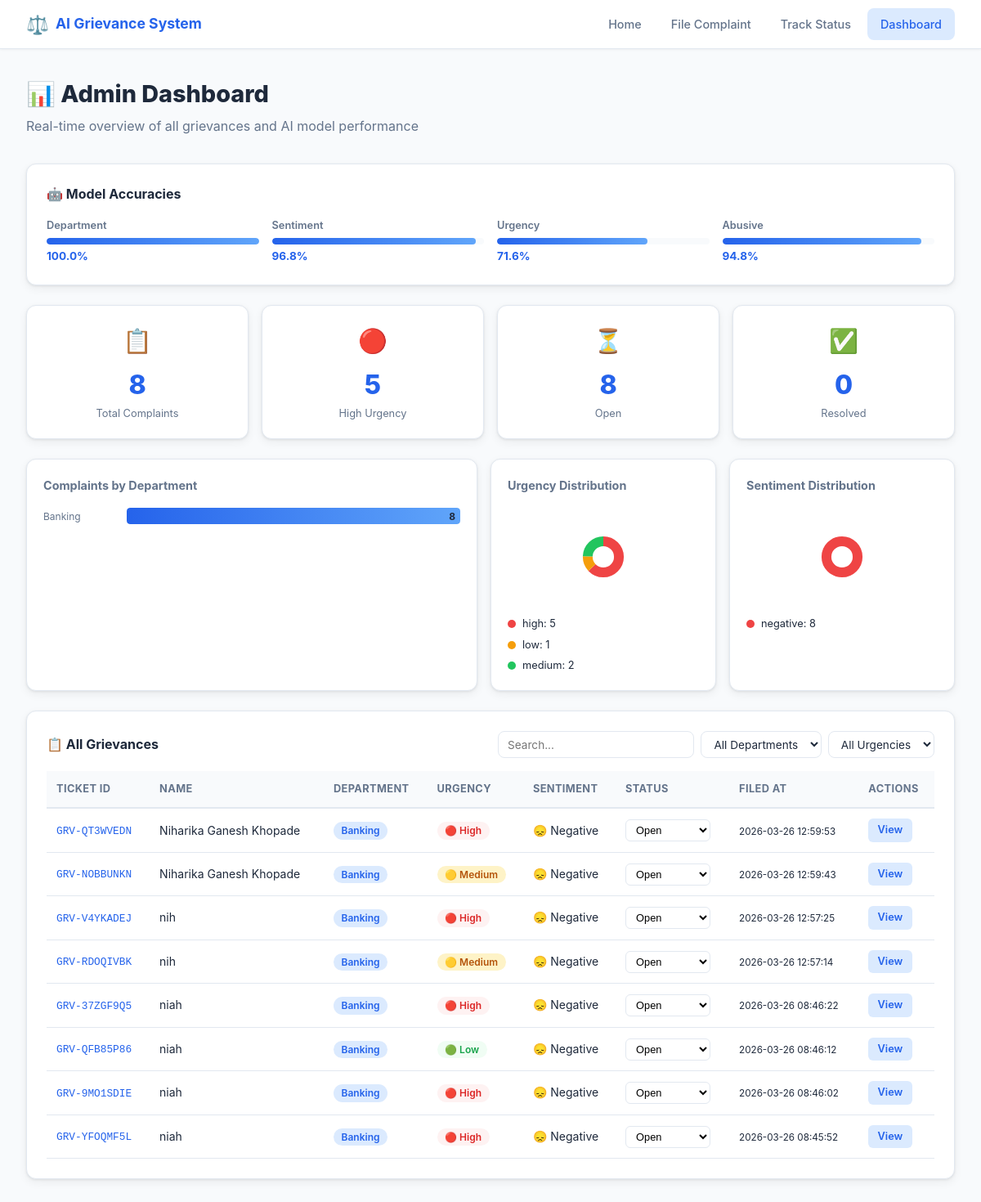
/dashboard, run on the app's committed database.
### tables this page shows
CREATE TABLE grievances (
            id INTEGER PRIMARY KEY AUTOINCREMENT,
            ticket_id TEXT UNIQUE,
            name TEXT,
            email TEXT,
            phone TEXT,
            raw_text TEXT,
            department TEXT,
            dept_confidence INTEGER,
            sentiment TEXT,
            urgency TEXT,
            is_abusive INTEGER,
            auto_response TEXT,
            status TEXT DEFAULT 'Open',
            created_at TEXT
        );

### app.py (the view)
@app.route("/dashboard")
def dashboard():
    grievances = get_all_grievances()
    stats = get_stats()
    meta_path = "models/metadata.json"
    model_meta = {}
    if os.path.exists(meta_path):
        with open(meta_path) as f:
            model_meta = json.load(f)
    return render_template("dashboard.html",
                           grievances=grievances,
                           stats=stats,
                           model_meta=model_meta)

### app.py (called while the page is built)
def get_all_grievances():
    conn = sqlite3.connect(DB_PATH)
    conn.row_factory = sqlite3.Row
    c = conn.cursor()
    c.execute("SELECT * FROM grievances ORDER BY created_at DESC")
    rows = [dict(r) for r in c.fetchall()]
    conn.close()
    return rows

def get_stats():
    conn = sqlite3.connect(DB_PATH)
    c = conn.cursor()
    total = c.execute("SELECT COUNT(*) FROM grievances").fetchone()[0]
    by_dept = dict(c.execute(
        "SELECT department, COUNT(*) FROM grievances GROUP BY department"
    ).fetchall())
    by_urgency = dict(c.execute(
        "SELECT urgency, COUNT(*) FROM grievances GROUP BY urgency"
    ).fetchall())
    by_sentiment = dict(c.execute(
        "SELECT sentiment, COUNT(*) FROM grievances GROUP BY sentiment"
    ).fetchall())
    by_status = dict(c.execute(
        "SELECT status, COUNT(*) FROM grievances GROUP BY status"
    ).fetchall())
    conn.close()
    return {
        "total": total,
        "by_dept": by_dept,
        "by_urgency": by_urgency,
        "by_sentiment": by_sentiment,
        "by_status": by_status,
    }

### templates/dashboard.html (shortened to what this page needs)
<!DOCTYPE html>
<html lang="en">
<head>
<link rel="stylesheet" href="{{ url_for('static', filename='css/style.css') }}">
</head>
<body>
<nav class="navbar">
  <div class="nav-brand">
    <a href="/" style="text-decoration:none;color:inherit;display:flex;align-items:center;gap:0.5rem">
      <span class="nav-logo">⚖️</span><span>AI Grievance System</span>
    </a>
  </div>
  <div class="nav-links">
    <a href="/">Home</a>
    <a href="/submit">File Complaint</a>
    <a href="/track">Track Status</a>
    <a href="/dashboard" class="active">Dashboard</a>
  </div>
</nav>
<div class="page-container">
  <div class="page-header">
    <h1>📊 Admin Dashboard</h1>
    <p>Real-time overview of all grievances and AI model performance</p>
  </div>
  {% if model_meta.accuracies %}
  <div class="acc-banner">
    <div class="acc-title">🤖 Model Accuracies</div>
    <div class="acc-grid">
      {% for k,v in model_meta.accuracies.items() %}
      <div class="acc-item">
        <div class="acc-label">{{ k | title }}</div>
        <div class="acc-bar-wrap">
          <div class="acc-bar" style="width:{{ (v*100)|int }}%"></div>
        </div>
        <div class="acc-val">{{ (v*100)|round(1) }}%</div>
      </div>
      {% endfor %}
    </div>
  </div>
  {% endif %}
  <div class="stats-cards">
    <div class="sc">
      <div class="sc-icon">📋</div>
      <div class="sc-num">{{ stats.total }}</div>
      <div class="sc-label">Total Complaints</div>
    </div>
    <div class="sc">
      <div class="sc-icon">🔴</div>
      <div class="sc-num">{{ stats.by_urgency.get('high', 0) }}</div>
      <div class="sc-label">High Urgency</div>
    </div>
    <div class="sc">
      <div class="sc-icon">⏳</div>
      <div class="sc-num">{{ stats.by_status.get('Open', 0) }}</div>
      <div class="sc-label">Open</div>
    </div>
    <div class="sc">
      <div class="sc-icon">✅</div>
      <div class="sc-num">{{ stats.by_status.get('Resolved', 0) }}</div>
      <div class="sc-label">Resolved</div>
    </div>
  </div>
  <div class="charts-row">
    <div class="chart-card">
      <h3>Complaints by Department</h3>
      <div class="bar-chart" id="dept-chart"></div>
    </div>
    <div class="chart-card">
      <h3>Urgency Distribution</h3>
      <div class="donut-chart" id="urgency-chart"></div>
    </div>
    <div class="chart-card">
      <h3>Sentiment Distribution</h3>
      <div class="donut-chart" id="sentiment-chart"></div>
    </div>
  </div>
  <div class="table-card">
    <div class="table-header">
      <h3>📋 All Grievances</h3>
      <div class="table-filters">
        <input type="text" id="search-box" placeholder="Search..." class="form-input" oninput="filterTable()">
        <select id="filter-dept" class="form-input" onchange="filterTable()">
          <option value="">All Departments</option>
        </select>
        <select id="filter-urgency" class="form-input" onchange="filterTable()">
          <option value="">All Urgencies</option>
        </select>
      </div>
    </div>
    <div class="table-wrap">
      <table class="data-table" id="grievance-table">
        <thead>
          <tr>
            <th>Ticket ID</th>
            <th>Name</th>
            <th>Department</th>
            <th>Urgency</th>
            <th>Sentiment</th>
            <th>Status</th>
            <th>Filed At</th>
            <th>Actions</th>
          </tr>
        </thead>
        <tbody>
          {% for g in grievances %}
          <tr data-dept="{{ g.department }}" data-urgency="{{ g.urgency }}" data-text="{{ g.raw_text|lower }}">
            <td><code>{{ g.ticket_id }}</code></td>
            <td>{{ g.name }}</td>
            <td><span class="dept-badge">{{ g.department }}</span></td>
            <td>
              <span class="urgency-badge ub-{{ g.urgency }}">
                {% if g.urgency == 'high' %}🔴{% elif g.urgency == 'medium' %}🟡{% else %}🟢{% endif %}
                {{ g.urgency | title }}
              </span>
            </td>
            <td>
              {% if g.sentiment == 'negative' %}😞{% elif g.sentiment == 'positive' %}😊{% else %}😐{% endif %}
              {{ g.sentiment | title }}
            </td>
            <td>
              <select class="status-select" onchange="updateStatus('{{ g.ticket_id }}', this.value)">
                <option {% if g.status == 'Open' %}selected{% endif %}>Open</option>
              </select>
            </td>
            <td><small>{{ g.created_at }}</small></td>
            <td>
              <a href="/track?id={{ g.ticket_id }}" class="btn-sm">View</a>
            </td>
          </tr>
          {% else %}
          <tr><td colspan="8" class="empty-row">No grievances yet. <a href="/submit">File the first one!</a></td></tr>
          {% endfor %}
        </tbody>
      </table>
    </div>
  </div>
</div>
</body>
</html>

### data on the page
grievances: ticket_id "GRV-QT3WVEDN", name "Niharika Ganesh Khopade", department "Banking", urgency "High", sentiment "Negative", status+ticket "Open", created_at "2026-03-26 12:59:53"
grievances: ticket_id "GRV-NOBBUNKN", name "Niharika Ganesh Khopade", department "Banking", urgency "Medium", sentiment "Negative", status+ticket "Open", created_at "2026-03-26 12:59:43"
grievances: ticket_id "GRV-V4YKADEJ", name "nih", department "Banking", urgency "High", sentiment "Negative", status+ticket "Open", created_at "2026-03-26 12:57:25"
grievances: ticket_id "GRV-RDOQIVBK", name "nih", department "Banking", urgency "Medium", sentiment "Negative", status+ticket "Open", created_at "2026-03-26 12:57:14"
grievances: ticket_id "GRV-37ZGF9Q5", name "niah", department "Banking", urgency "High", sentiment "Negative", status+ticket "Open", created_at "2026-03-26 08:46:22"
grievances: ticket_id "GRV-QFB85P86", name "niah", department "Banking", urgency "Low", sentiment "Negative", status+ticket "Open", created_at "2026-03-26 08:46:12"
grievances: ticket_id "GRV-9MO1SDIE", name "niah", department "Banking", urgency "High", sentiment "Negative", status+ticket "Open", created_at "2026-03-26 08:46:02"
grievances: ticket_id "GRV-YFOQMF5L", name "niah", department "Banking", urgency "High", sentiment "Negative", status+ticket "Open", created_at "2026-03-26 08:45:52"

### other printed values
{{ k | title }} "Department" "Sentiment" "Urgency" "Abusive"
{{ (v*100)|round(1) }} "100.0" "96.8" "71.6" "94.8"
{{ stats.total }} "8"
{{ stats.by_urgency.get('high', 0) }} "5"
{{ stats.by_status.get('Open', 0) }} "8"
{{ stats.by_status.get('Resolved', 0) }} "0"
